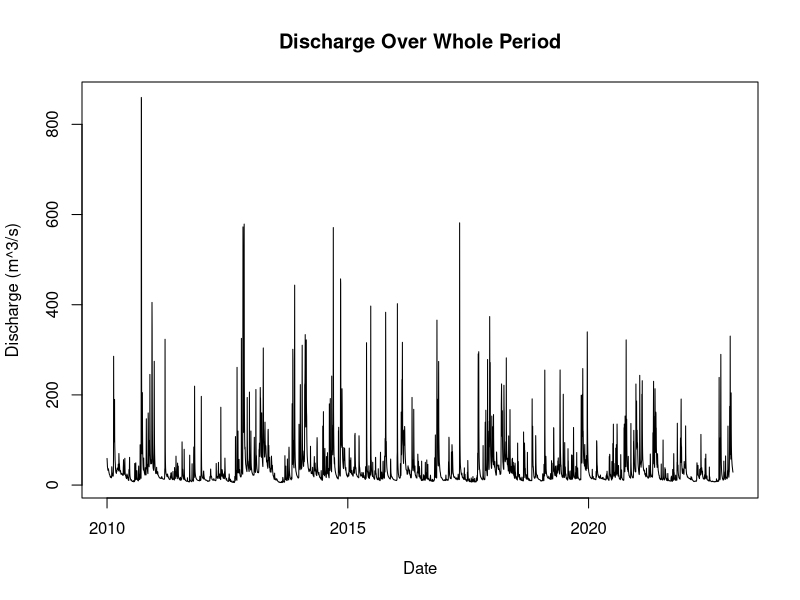
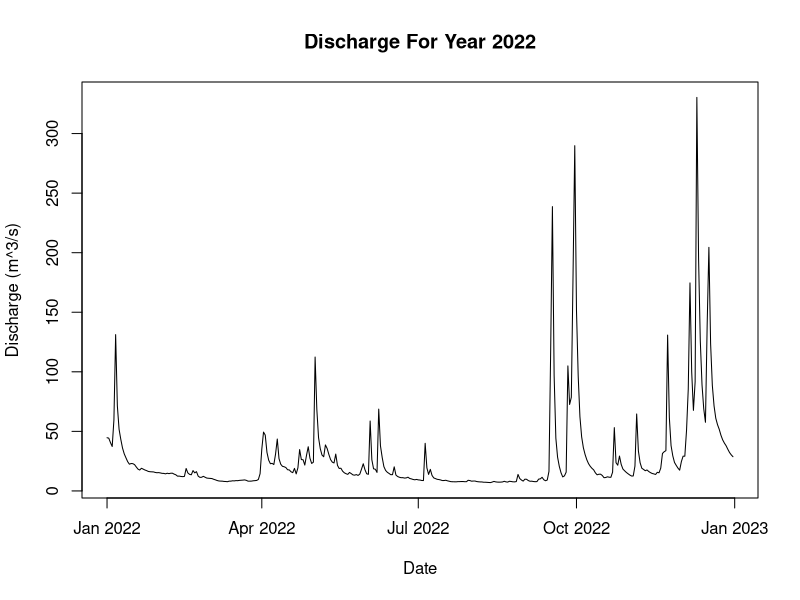
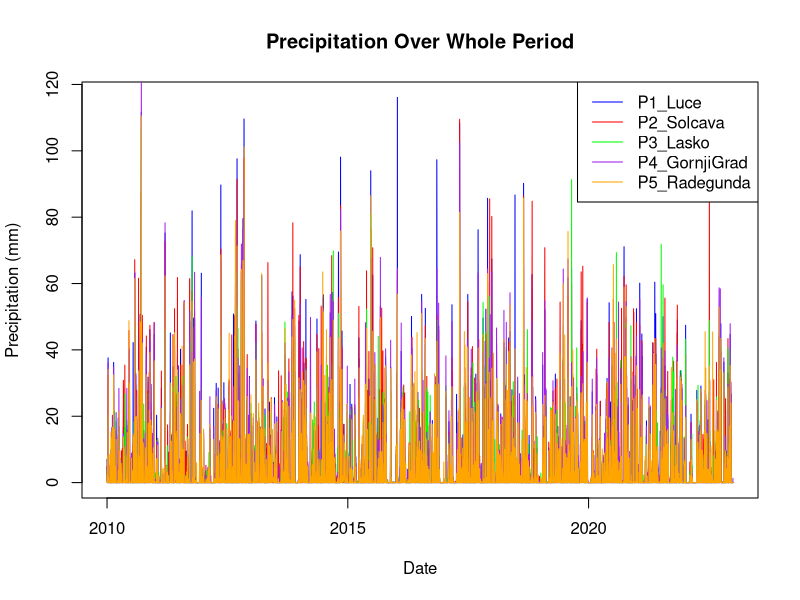
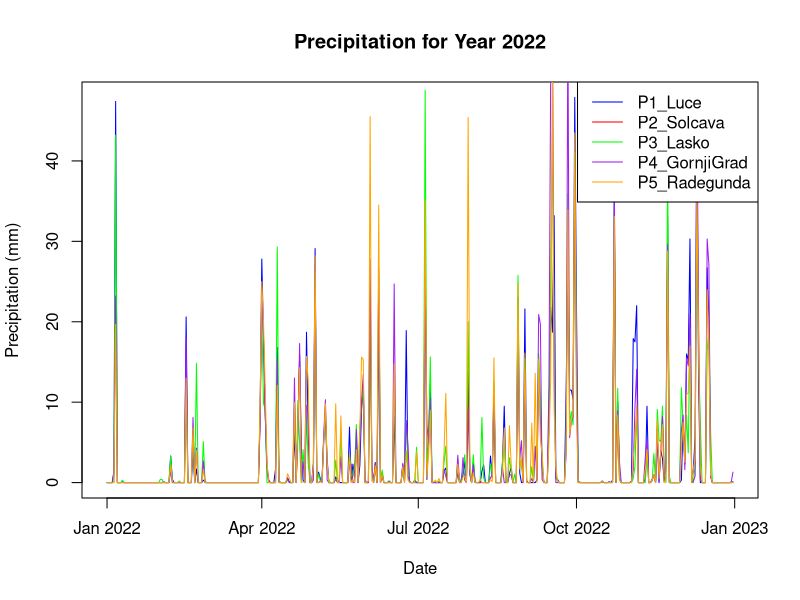
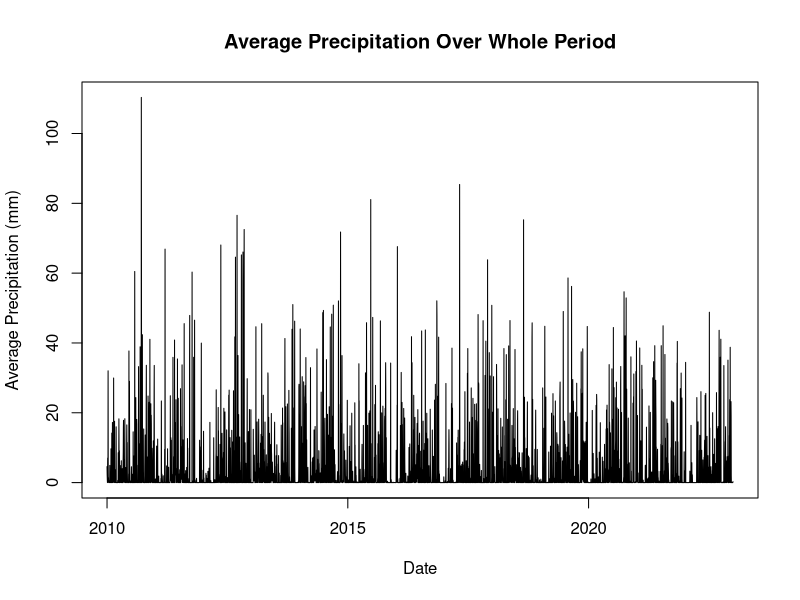
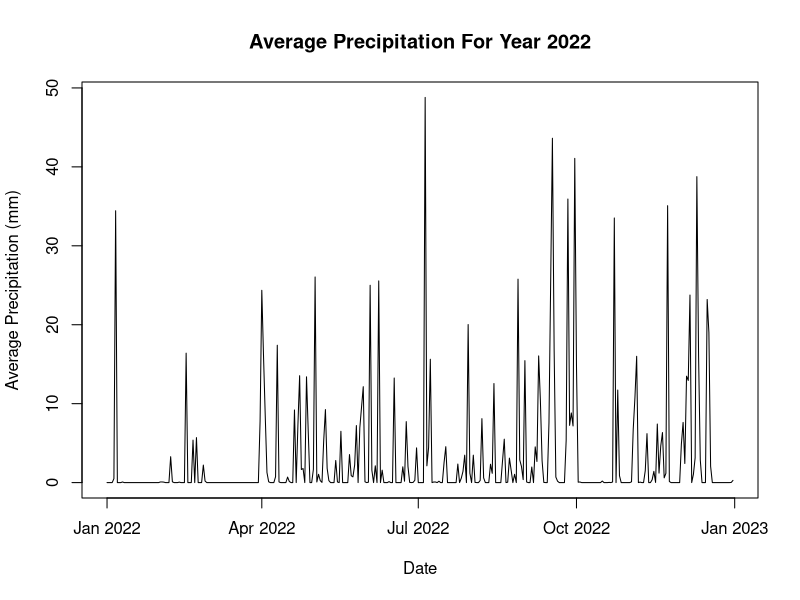
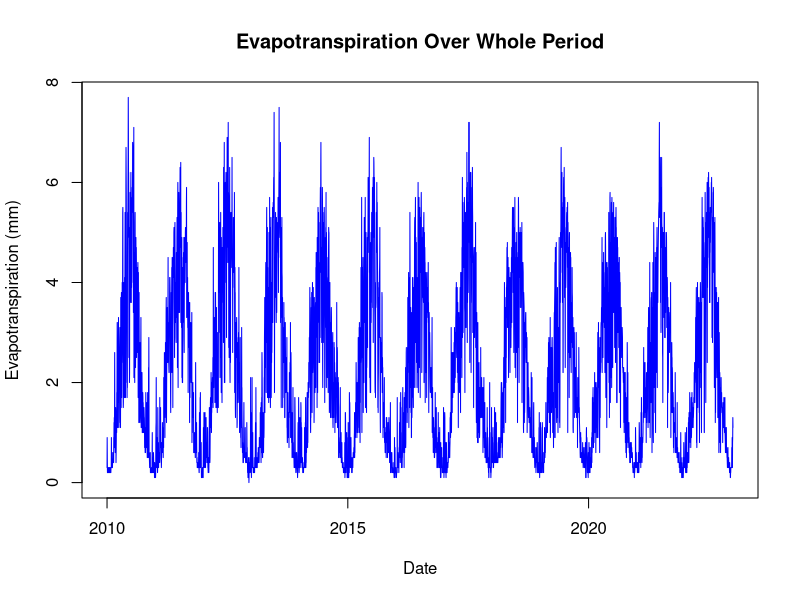
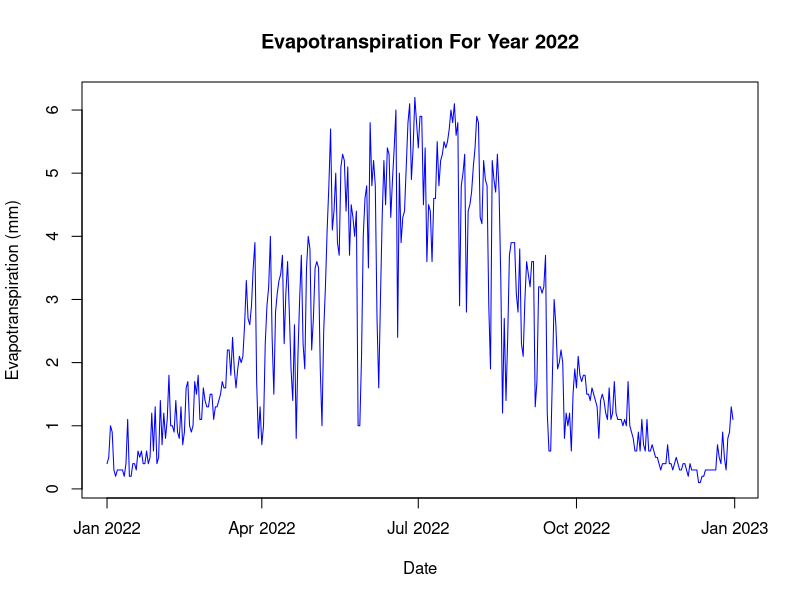

Write the R code that produced these figures, in order.
## ---- chunk 1
knitr::opts_chunk$set(echo = TRUE)


library(knitr)
library(writexl)
library(readxl)
library(dplyr)
library(ggplot2)
library(corrplot)
## ---- chunk 2
gauge_stations <- list(
  Luče = list(longitude = 14.7457, latitude = 46.3543, elevation = 513),
  Solčava = list(longitude = 14.6914, latitude = 46.4203, elevation = 639),
  Laško = list(longitude = 15.2341, latitude = 46.1565, elevation = 221),
  GornjiGrad = list(longitude = 14.8077, latitude = 46.2960, elevation = 430),
  Radegunda = list(longitude = 14.9330, latitude = 46.3661, elevation = 794)
)

temp_station <- list(
  CeljeMedlog = list(longitude = 15.2259, latitude = 46.2366, elevation = 242)
)
## ---- chunk 3
# Import dataset from excel file
main_data = read_excel("Savinja-VelikoSirje.xlsx")

# Create dataframe
main_data = as.data.frame(main_data)

# Convert the 'Date' column to Date type
main_data$Date <- as.Date(main_data$Date, format = "%d.%m.%Y")

head(main_data)
## ---- chunk 4
# Structure of dataframe
str(main_data)

# Check for missing values
missing_data <- colSums(is.na(main_data))
missing_data
## ---- chunk 5
sum(is.na(main_data$Waterlevel))

# Fit linear regression model using Discharge
model <- lm(Waterlevel ~ Discharge, data = main_data, na.action = na.exclude)
model

# Predict missing Waterlevel
missing_waterlevel <- which(is.na(main_data$Waterlevel))
predicted_values <- predict(model, newdata = main_data[missing_waterlevel, ])
predicted_values

# Fill missing Waterlevel values
main_data$Waterlevel[missing_waterlevel] <- predicted_values

# Check Waterlevel again
sum(is.na(main_data$Waterlevel))
## ---- chunk 6
missing_watertemps = which(is.na(main_data$Watertemp))
missing_watertemps

# Loop missing watertemp and fill 
for (i in missing_watertemps){
  current_year <- main_data$Year[i]
  date_without_year <- format(main_data$Date[i], "%m-%d")
  
  # Find Watertemp and Airtemp for same date in previous years
  previous_data <- main_data %>% 
    filter(format(Date, "%m-%d") == date_without_year & Year < current_year) %>% 
    select(Watertemp, Airtemp)
  
  # Calculate mean of Watertemp and Airtemp
  if(nrow(previous_data) > 0){
    watertemp_mean <- mean(previous_data$Watertemp)
    airtemp_mean <- mean(previous_data$Airtemp)
    
    main_data$Watertemp[i] <- watertemp_mean + (main_data$Airtemp[i] - airtemp_mean)
  }
}

# Check Watertemp
sum(is.na(main_data$Watertemp))
## ---- chunk 7
missing_lasko <-  which(is.na(main_data$P3_Lasko))

# Fill missing values with average of other stations
for (i in missing_lasko){
  other_prec <- main_data[i, c("P1_Luce", "P2_Solcava", "P4_GornjiGrad", "P5_Radegunda")]
  main_data$P3_Lasko[i] <- mean(as.numeric(other_prec))
}

# Check P3_Lasko
sum(is.na(main_data$P3_Lasko))
## ---- chunk 8
# Check main_data for any missing values
colSums(is.na(main_data))
## ---- chunk 9
# Calculate descriptive statistics for Discharge
discharge_stats <- data.frame(
  Statistic = c("Mean", "Standard Deviation", "Minimum", "Maximum", "Median"),
  Values = c(
    mean(main_data$Discharge),
    sd(main_data$Discharge),
    min(main_data$Discharge),
    max(main_data$Discharge),
    median(main_data$Discharge))
) 

discharge_stats

# Summary statistics for Discharge
summary(main_data$Discharge)
## ---- chunk 10
# Calculate descriptive statistics for Precipitation 
precipitation_stats <- data.frame(
  Statistic = c("Mean", "Standard Deviation", "Minimum", "Maximum", "Median"),
  Values = c(
    mean(c(main_data$P1_Luce, main_data$P2_Solcava, main_data$P3_Lasko, main_data$P4_GornjiGrad, main_data$P5_Radegunda)),
    sd(c(main_data$P1_Luce, main_data$P2_Solcava, main_data$P3_Lasko, main_data$P4_GornjiGrad, main_data$P5_Radegunda)),
    min(c(main_data$P1_Luce, main_data$P2_Solcava, main_data$P3_Lasko, main_data$P4_GornjiGrad, main_data$P5_Radegunda)),
    max(c(main_data$P1_Luce, main_data$P2_Solcava, main_data$P3_Lasko, main_data$P4_GornjiGrad, main_data$P5_Radegunda)),
    median(c(main_data$P1_Luce, main_data$P2_Solcava, main_data$P3_Lasko, main_data$P4_GornjiGrad, main_data$P5_Radegunda))
  )
)

precipitation_stats

# Summary statistics for Precipitation
summary(c(main_data$P1_Luce, main_data$p2_Solcava, main_data$P3_Lasko, main_data$P4_GornjiGrad, main_data$P5_Radegunda))
## ---- chunk 11
# P1_Luce
mean(main_data$P1_Luce)
sd(main_data$P1_Luce)
min(main_data$P1_Luce)
max(main_data$P1_Luce)
median(main_data$P1_Luce)

# P2_Solcava
mean(main_data$P2_Solcava)
sd(main_data$P2_Solcava)
min(main_data$P2_Solcava)
max(main_data$P2_Solcava)
median(main_data$P2_Solcava)

# P3_Lasko
mean(main_data$P3_Lasko)
sd(main_data$P3_Lasko)
min(main_data$P3_Lasko)
max(main_data$P3_Lasko)
median(main_data$P3_Lasko)

# P4_GornjiGrad
mean(main_data$P4_GornjiGrad)
sd(main_data$P4_GornjiGrad)
min(main_data$P4_GornjiGrad)
max(main_data$P4_GornjiGrad)
median(main_data$P4_GornjiGrad)

# P5_Radegunda
mean(main_data$P5_Radegunda)
sd(main_data$P5_Radegunda)
min(main_data$P5_Radegunda)
max(main_data$P5_Radegunda)
median(main_data$P5_Radegunda)

## ---- chunk 12
# Calculate descriptive statistics for Air Temperature
airtemp_stats <- data.frame(
  Statistic = c("Mean", "Standard Deviation", "Minimum", "Maximum", "Median"),
  Values = c(
    mean(main_data$Airtemp),
    sd(main_data$Airtemp),
    min(main_data$Airtemp),
    max(main_data$Airtemp),
    median(main_data$Airtemp)
  )
)

airtemp_stats

# Summary statistics for Air Temperature
summary(main_data$Airtemp)
## ---- chunk 13
# Calculate descriptive statistics for Evapotranspiration
evapotrans_stats <- data.frame(
  Statistic = c("Mean", "Standard Deviation", "Minimum", "Maximum", "Median"),
  Values = c(
    mean(main_data$Evapotrans),
    sd(main_data$Evapotrans),
    min(main_data$Evapotrans),
    max(main_data$Evapotrans),
    median(main_data$Evapotrans)
  )
)

evapotrans_stats

# Summary statistics for Evapotranspiration
summary(main_data$Evapotrans)
## ---- chunk 14
# Plot Discharge over the whole period
plot(main_data$Date, main_data$Discharge, type = "l",
     xlab = "Date", ylab = "Discharge (m^3/s)", main = "Discharge Over Whole Period")

# Plot Discharge for year 2022
data_2022 <- main_data[format(main_data$Date, "%Y") == "2022",]
plot(data_2022$Date, data_2022$Discharge, type = "l",
     xlab = "Date", ylab = "Discharge (m^3/s)", main = "Discharge For Year 2022")
## ---- chunk 15
# Plot Precipitation over whole period for all stations
plot(main_data$Date, main_data$P1_Luce, type = "l", col = "blue",
     xlab = "Date", ylab = "Precipitation (mm)", main = "Precipitation Over Whole Period")

# All lines for other stations
lines(main_data$Date, main_data$P2_Solcava, col = "red")
lines(main_data$Date, main_data$P3_Lasko, col = "green")
lines(main_data$Date, main_data$P4_GornjiGrad, col = "purple")
lines(main_data$Date, main_data$P5_Radegunda, col = "orange")

# Add legend
legend("topright", legend = c("P1_Luce", "P2_Solcava", "P3_Lasko", "P4_GornjiGrad", "P5_Radegunda"),
       col = c("blue", "red", "green", "purple", "orange"), lty = 1)


# Plot Precipitation for year 2022 
plot(data_2022$Date, data_2022$P1_Luce, type = "l", col = "blue",
     xlab = "Date", ylab = "Precipitation (mm)", main = "Precipitation for Year 2022")

# Add lines for other stations
lines(data_2022$Date, data_2022$p2_Solcava, col = "red")
lines(data_2022$Date, data_2022$P3_Lasko, col = "green")
lines(data_2022$Date, data_2022$P4_GornjiGrad, col = "purple")
lines(data_2022$Date, data_2022$P5_Radegunda, col = "orange")

# Add a legend
legend("topright", legend = c("P1_Luce", "P2_Solcava", "P3_Lasko", "P4_GornjiGrad", "P5_Radegunda"),
       col = c("blue", "red", "green", "purple", "orange"), lty = 1)
## ---- chunk 16
# Calculate the average precipitation across all stations
main_data$Avg_Precipitation <- rowMeans(main_data[, c("P1_Luce", "P2_Solcava", "P3_Lasko", "P4_GornjiGrad", "P5_Radegunda")])

# Plot Average Precipitation over the whole period
plot(main_data$Date, main_data$Avg_Precipitation, type = "l",
     xlab = "Date", ylab = "Average Precipitation (mm)", main = "Average Precipitation Over Whole Period")

# Plot Average Precipitation for year 2022
data_2022 <- main_data[format(main_data$Date, "%Y") == "2022",]
plot(data_2022$Date, data_2022$Avg_Precipitation, type = "l",
     xlab = "Date", ylab = "Average Precipitation (mm)", main = "Average Precipitation For Year 2022")
## ---- chunk 17
# Plot Evapotranspiration over whole period
plot(main_data$Date, main_data$Evapotrans, type = "l", col = "blue",
     xlab = "Date", ylab = "Evapotranspiration (mm)", main = "Evapotranspiration Over Whole Period")

# Plot Evapotranspiration for year 2022
data_2022 <- main_data[format(main_data$Date, "%Y") == "2022",]
plot(data_2022$Date, data_2022$Evapotrans, type = "l", col = "blue",
     xlab = "Date", ylab = "Evapotranspiration (mm)", main = "Evapotranspiration For Year 2022")
## ---- chunk 18
# Plot Air Temperature over the whole period
plot(main_data$Date, main_data$Airtemp, type = "l", col = "red",
     xlab = "Date", ylab = "Air Temperature (°C)", main = "Air Temperature Over Whole Period")

# Plot Air Temperature for year 2022
plot(data_2022$Date, data_2022$Airtemp, type = "l", col = "red",
     xlab = "Date", ylab = "Air Temperature (°C)", main = "Air Temperature For Year 2022")
## ---- chunk 19
# Precipitation columns
precipitation_data <- main_data[, c("P1_Luce", "P2_Solcava", "P3_Lasko", "P4_GornjiGrad", "P5_Radegunda")]

# Calculate correlation matrix
cor_matrix <- cor(precipitation_data)

cor_matrix

# Plot correlogram
corrplot(cor_matrix, method = "shade", type = "full", 
         tl.col = "orange", tl.srt = 45,
         title = "Correlogram of Precipitation Stations", 
          mar = c(0, 0, 2, 0)
)
## ---- chunk 20
# Catchment area in m²
catchment_area <- 1847000000

# Calculate Runoff
main_data$Runoff <- (main_data$Discharge * 3600 * 24 * 1000) / catchment_area

# Calculate the water balance
main_data$Water_Balance <- main_data$Avg_Precipitation - main_data$Evapotrans - main_data$Runoff

# Save main_data to an Excel file
# write_xlsx(main_data, "main_data_output.xlsx")
## ---- chunk 21
# Group data by Year and calculate total runoff and total precipitation
annual_runoff <- main_data %>%
  group_by(Year) %>%
  summarise(
    Total_Runoff = sum(Runoff),             
    Total_Precipitation = sum(Avg_Precipitation)
  )

# Calculate the runoff coefficient for each year
annual_runoff$Runoff_Coefficient <- annual_runoff$Total_Runoff / annual_runoff$Total_Precipitation

annual_runoff

# Plot the runoff coefficient over the years
plot(as.numeric(annual_runoff$Year), annual_runoff$Runoff_Coefficient, type = "b", col = "blue",
     xlab = "Year", ylab = "Runoff Coefficient", main = "Runoff Coefficient Values")

## ---- chunk 22
# Group data by Year and calculate total evapotranspiration and total precipitation
evapotrans_prec <- main_data %>% 
  group_by(Year) %>% 
  summarise(
    Avg_Evapotrans = sum(Evapotrans),
    Avg_Precipitation = sum(Avg_Precipitation))

# Calculate evapotranspiration to precipitation ratio
evapotrans_prec$Ratio <- evapotrans_prec$Avg_Evapotrans / evapotrans_prec$Avg_Precipitation

evapotrans_prec

# Plot evapotranpitation to precipitation ratio
plot(evapotrans_prec$Year, evapotrans_prec$Ratio, type = "b", col = "orange",
     xlab = "Year", ylab = "Ratio", main = "Evapotranspiration to Precipitation Ratio")
